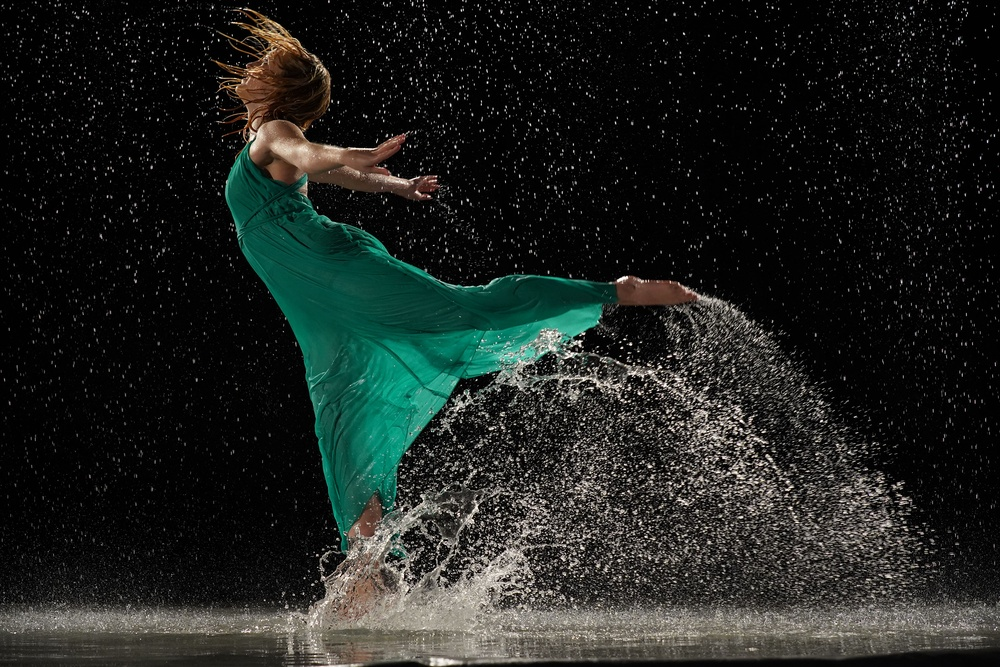
#> input picture DancingInWater.jpg, 1000 x 667 px, shrunk from 3000 x 2000 before the run
$ python main.py
#> lines starting #> are read from the running program, lines starting #| are printed output that depends on the picture
import numpy as np

from PIL import Image


def rgb_to_yiq(image_path):
    # Open image
#> called with image_path = 'DancingInWater.jpg'
    image = Image.open(image_path)
#> image is the input picture: PIL image 1000x667 RGB; mean R, G, B 31.1, 35.7, 32.4

    # Convert image to numpy array
    image_array = np.asarray(image, np.float64)

    height, width, channel = image_array.shape
#> height = 667; width = 1000; channel = 3

    # Calculate YIQ values
    for ly in range(0, height):
        for lx in range(0, width):

            r = image_array.item(ly, lx, 0)
            g = image_array.item(ly, lx, 1)
            b = image_array.item(ly, lx, 2)

            y = (0.299*r) + (0.587*g) + (0.114*b)

            i = (0.596*r) - (0.274*g) - (0.322*b)

            q = (0.211*r) - (0.523*g) + (0.312*b)

            image_array.itemset((ly, lx, 0), y)
            image_array.itemset((ly, lx, 1), i)
            image_array.itemset((ly, lx, 2), q)
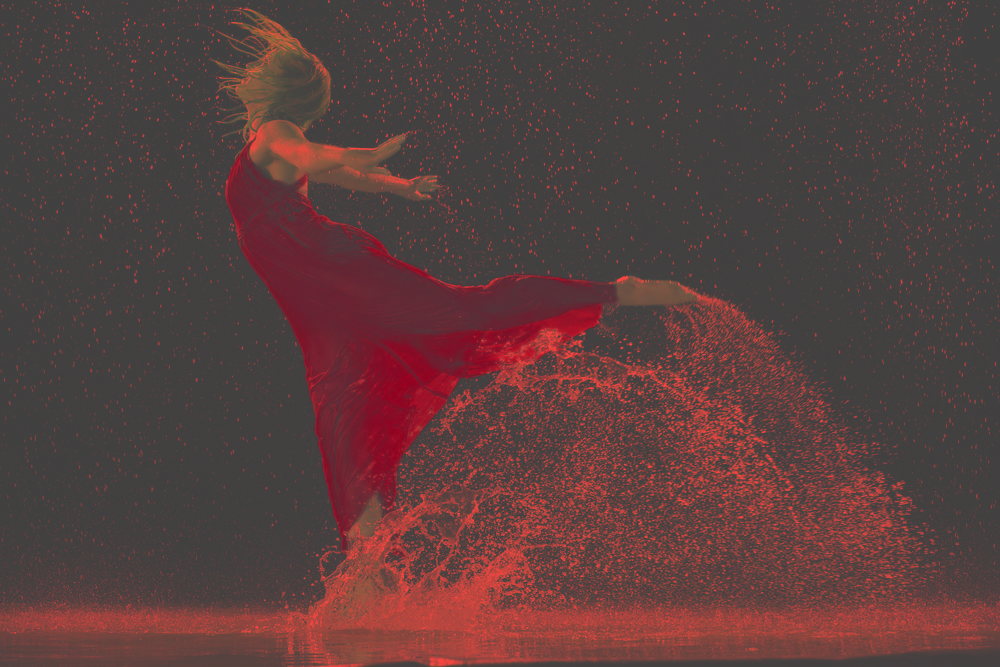
#> image_array: shape (667, 1000, 3) float64; mean R, G, B 33.9, -1.6, -2; drawn with min black and max white

    return image_array


def yiq_to_rgb(image_array):
    height, width, channel = image_array.shape
#> height = 667; width = 1000; channel = 3

    # Calculate RGB values
    for ly in range(0, height):
        for lx in range(0, width):

            y = image_array.item(ly, lx, 0)
            i = image_array.item(ly, lx, 1)
            q = image_array.item(ly, lx, 2)

            r = y + (0.956*i) + (0.621*q)

            g = y - (0.272*i) - (0.647*q)

            b = y - (1.105*i) + (1.702*q)

            image_array.itemset((ly, lx, 0), r)
            image_array.itemset((ly, lx, 1), g)
            image_array.itemset((ly, lx, 2), b)

    rgb_image = Image.fromarray(np.uint8(image_array))
    return rgb_image


def negative_rgb(image_path):

    # Convert image to numpy array
#> called with image_path = 'DancingInWater.jpg'
    image = np.asarray(Image.open(image_path))
    image_array = image.copy()

    height, width, channel = image_array.shape
#> height = 667; width = 1000; channel = 3

    # Calculate YIQ values
    for ly in range(0, height):
        for lx in range(0, width):

            r = image_array.item(ly, lx, 0)
            g = image_array.item(ly, lx, 1)
            b = image_array.item(ly, lx, 2)

            Nr = 255 - r

            Ng = 255 - g

            Nb = 255 - b

            image_array.itemset((ly, lx, 0), Nr)
            image_array.itemset((ly, lx, 1), Ng)
            image_array.itemset((ly, lx, 2), Nb)
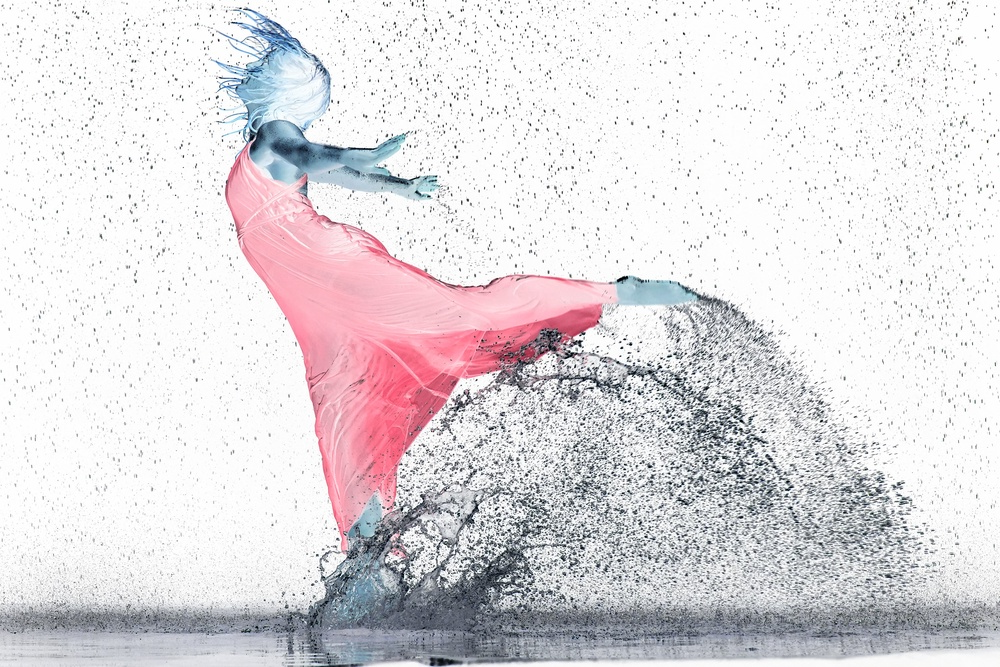
#> image_array: shape (667, 1000, 3); mean R, G, B 223.9, 219.3, 222.6

    rgb_image = Image.fromarray(image_array)
    return rgb_image


def negative_yiq(image_path):
    # Open image
#> called with image_path = 'DancingInWater.jpg'
    image = Image.open(image_path)

    # Convert image to numpy array
    image_array = np.asarray(image, np.float64)

    height, width, channel = image_array.shape
#> height = 667; width = 1000; channel = 3

    # Calculate YIQ values
    for ly in range(0, height):
        for lx in range(0, width):

            r = image_array.item(ly, lx, 0)
            g = image_array.item(ly, lx, 1)
            b = image_array.item(ly, lx, 2)

            y = (0.299*r) + (0.587*g) + (0.114*b)
            y = 255 - y

            i = (0.596*r) - (0.274*g) - (0.322*b)

            q = (0.211*r) - (0.523*g) + (0.312*b)

            image_array.itemset((ly, lx, 0), y)
            image_array.itemset((ly, lx, 1), i)
            image_array.itemset((ly, lx, 2), q)
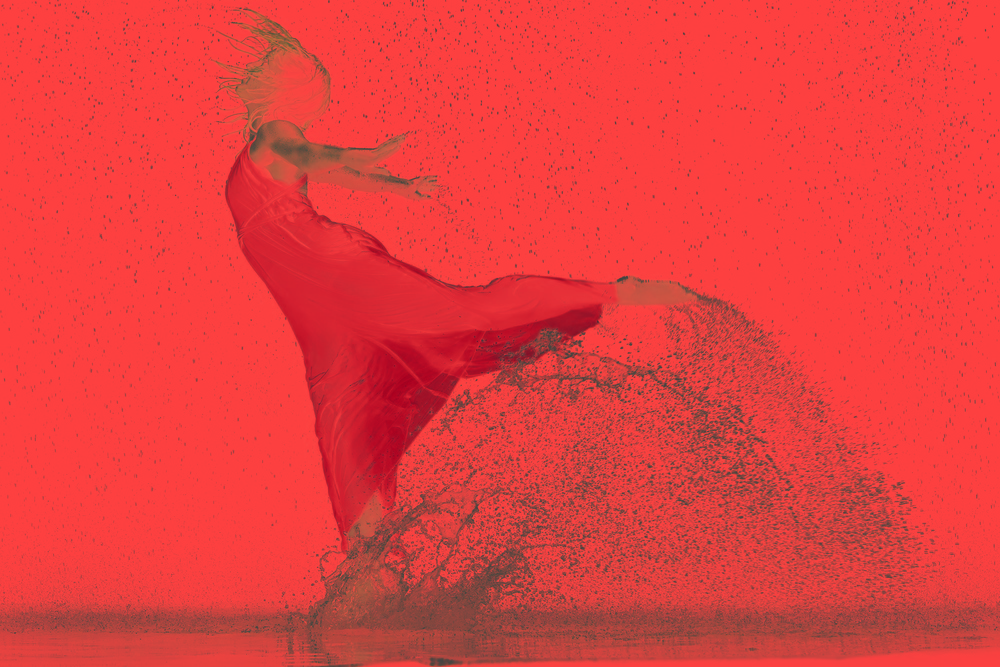
#> image_array: shape (667, 1000, 3) float64; mean R, G, B 221.1, -1.6, -2; drawn with min black and max white

    return image_array


image_file = "DancingInWater.jpg"

# Transform RGB to YIQ
yiq_array = rgb_to_yiq(image_file)

# Convert YIQ to RGB
rgb_image = yiq_to_rgb(yiq_array)

rgb_image.save('resultados/rgb_' + image_file)

# Convert Negative RGB
negative_image_rgb = negative_rgb(image_file)

negative_image_rgb.save('resultados/negative_rgb_' + image_file)

# Convert Negative YIQ

negative_image_yiq_array = negative_yiq(image_file)
negative_y = yiq_to_rgb(negative_image_yiq_array)
#> after the loop in yiq_to_rgb (call 2), `for ly in range(0, height):`:
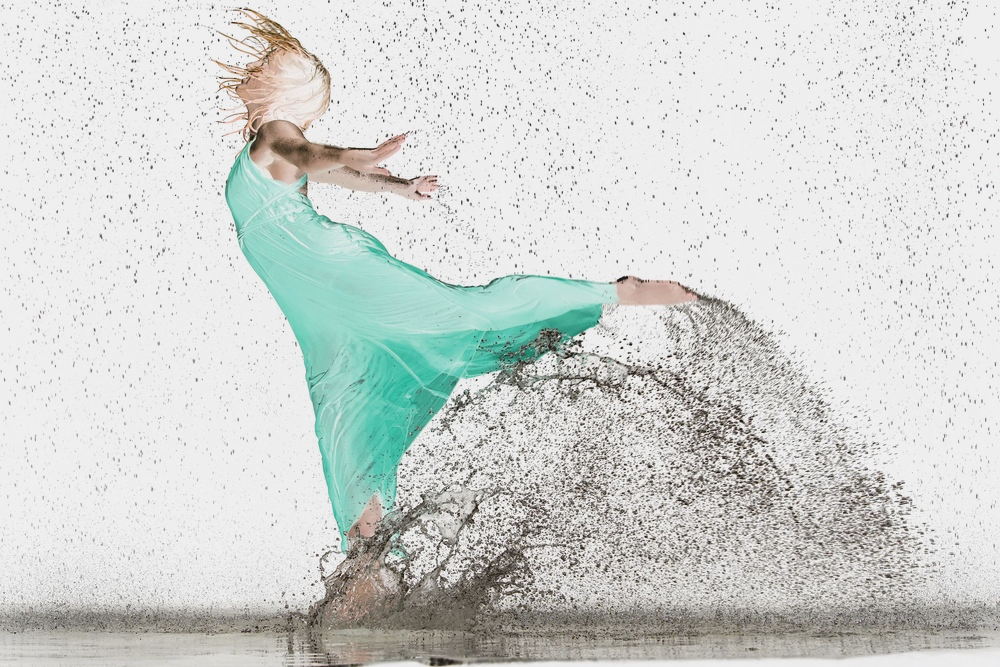
#> image_array: shape (667, 1000, 3) float64; mean R, G, B 218.2, 222.8, 219.5; drawn with min black and max white
#> in yiq_to_rgb (call 2), `rgb_image = Image.fromarray(np.uint8(image_array))`:
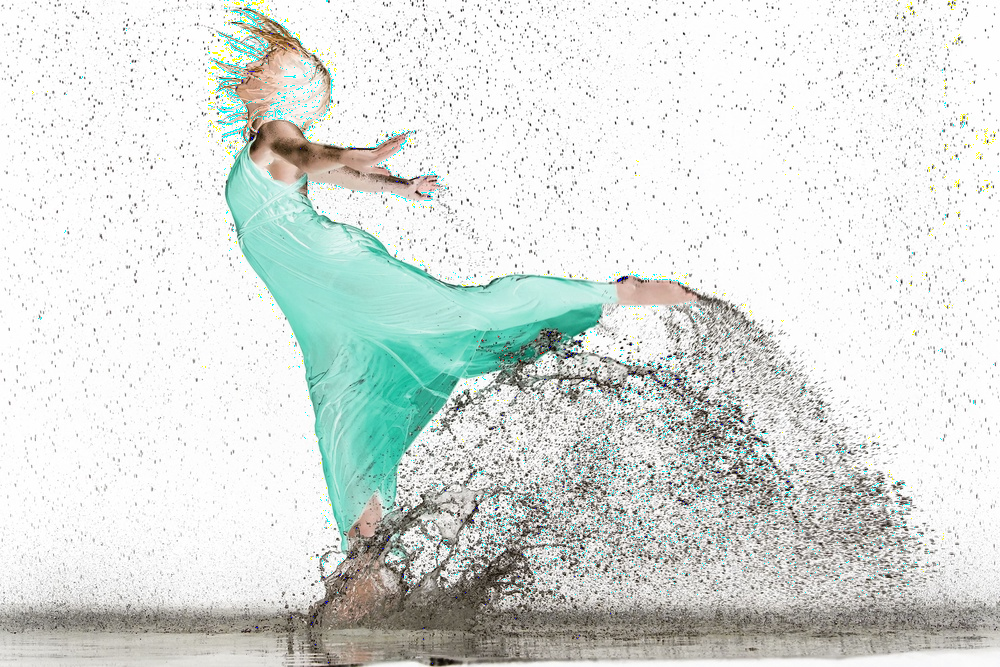
#> rgb_image: PIL image 1000x667 RGB; mean R, G, B 216.4, 222.6, 219


negative_y.save('resultados/negative_yiq_' + image_file)
